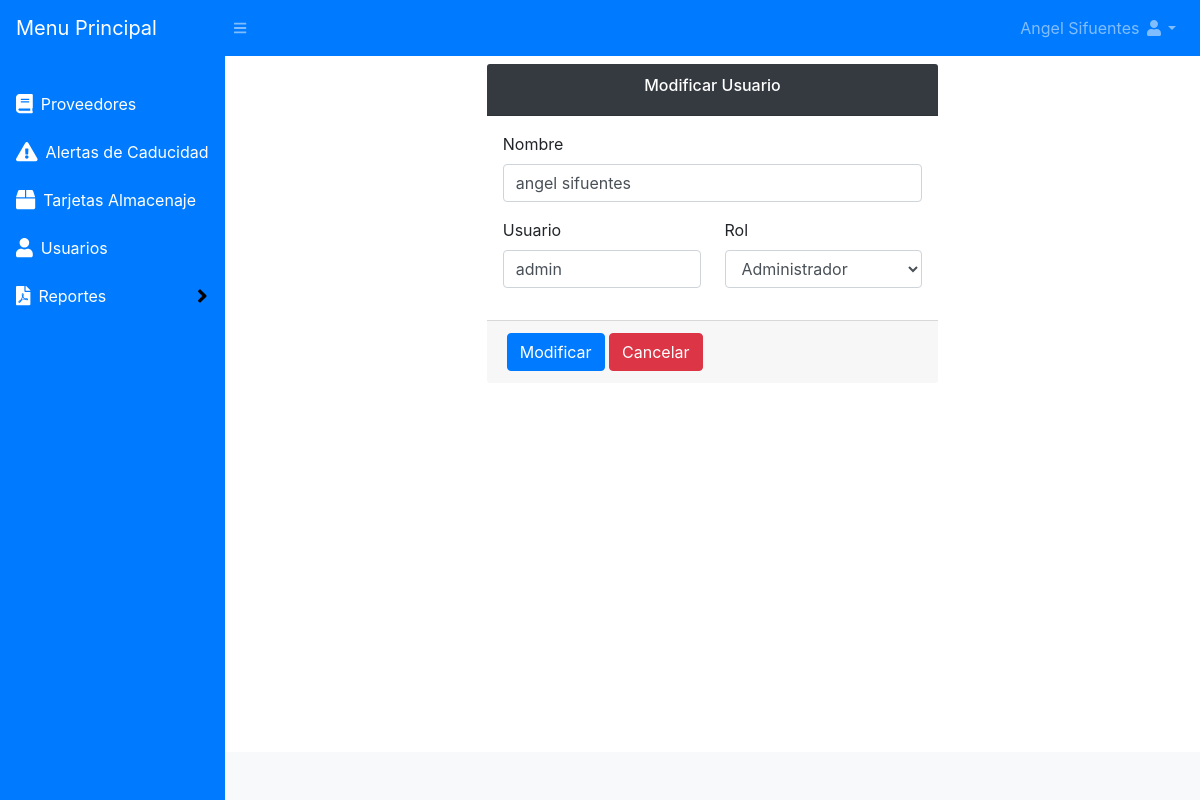
The page /Usuarios/editar?id=1 (signed in) on the database its author committed.
### tables this page shows
CREATE TABLE `usuarios` (
  `id` int(11) NOT NULL,
  `usuario` varchar(50) NOT NULL,
  `nombre` varchar(200) NOT NULL,
  `clave` varchar(100) NOT NULL,
  `rol` varchar(20) NOT NULL,
  `estado` int(11) NOT NULL DEFAULT 1
);

### Libraries/Core/Views.php (called while the page is built)
<?php
class Views{
    function getView($controller, $view, $data="", $alert="", $config = "", $cliente = "")
    {
        $controller = get_class($controller);
        if ($controller == "Home") {
            $view = "Views/".$view.".php";
        }else{
            $view = "Views/" . $controller . "/" . $view . ".php";
        }
        require_once($view);
    }
}
?>

### index.php (called while the page is built, shortened)
<?php
require_once("Helpers/Helpers.php");
require_once("Libraries/Core/Load.php");
?>

### Helpers/Helpers.php (called while the page is built, shortened)
<?php
function base_url()
{
    return BASE_URL;
}
?>

### Libraries/Core/Mysql.php (called while the page is built, shortened)
<?php
class Mysql extends Conexion{
    private $conexion;
    function __construct()
    {
        $this->conexion = new Conexion();
        $this->conexion = $this->conexion->conect();
    }
    public function select(string $query){
        $this->strquery = $query;
        $result = $this->conexion->prepare($this->strquery);
        $result->execute();
        $data = $result->fetch(PDO::FETCH_ASSOC);
        return $data;
    }
}
?>

### Libraries/Core/Conexion.php (called while the page is built)
<?php
class Conexion{
    private $conect;
    public function __construct()
    {
      $conexion = "mysql:host=".HOST.";dbname=".BD.";.CHARSET.";
      try {
          $this->conect = new PDO($conexion, DB_USER, PASS);
          $this->conect->setAttribute(PDO::ATTR_ERRMODE, PDO::ERRMODE_EXCEPTION);
      } catch (PDOException $e) {
          $this->conect = "Error en la conexion";
          echo "Error: " . $e->getMessage();
      }
    }
    public function conect()
    {
        return $this->conect;
    }
}
?>

### Models/UsuariosModel.php (called while the page is built, shortened)
<?php
class UsuariosModel extends Mysql{
    public function editarUsuarios(int $id)
    {
        $sql = "SELECT * FROM usuarios WHERE id = $id";
        $res = $this->select($sql);
        return $res;
    }
}
?>

### Views/usuarios/editar.php (the view, shortened to what this page needs)
<div id="layoutSidenav_content">
    <main>
        <div class="container-fluid">
            <div class="row mt-2">
                <div class="col-lg-6 m-auto">
                    <form method="post" action="<?php echo base_url(); ?>Usuarios/actualizar" autocomplete="off">
                        <div class="card-header bg-dark">
                            <h6 class="title text-white text-center">Modificar Usuario</46>
                        </div>
                        <div class="modal-body">
                            <div class="form-group">
                                <label for="nombre">Nombre</label>
                                <input id="nombre" class="form-control" type="text" name="nombre" placeholder="Nombre" value="<?php echo $data['nombre']; ?>">
                            </div>
                            <div class="row">
                                <div class="col-lg-6">
                                    <div class="form-group">
                                        <label for="usuario">Usuario</label>
                                        <input id="usuario" class="form-control" type="text" name="usuario" placeholder="Usuario" value="<?php echo $data['usuario']; ?>">
                                    </div>
                                </div>
                                <div class="col-lg-6">
                                    <label for="rol">Rol</label>
                                    <select id="rol" class="form-control" name="rol">
                                        <option value="1" <?php if ($data['rol'] == "1") {
                                                                            echo "selected";
                                                                        } ?>>Administrador</option>
                                    </select>
                                </div>
                            </div>
                        </div>
                        <div class="card-footer">
                            <button class="btn btn-primary" type="submit">Modificar</button>
                            <a class="btn btn-danger" href="<?php echo base_url();?>usuarios/listar">Cancelar</a>
                        </div>
                    </form>
                </div>
            </div>
        </div>
    </main>

### rows shown on the page
usuarios: nombre "angel sifuentes", usuario "admin", rol "Administrador"

### other values the page prints
$_SESSION['nombre'] "Angel Sifuentes"
